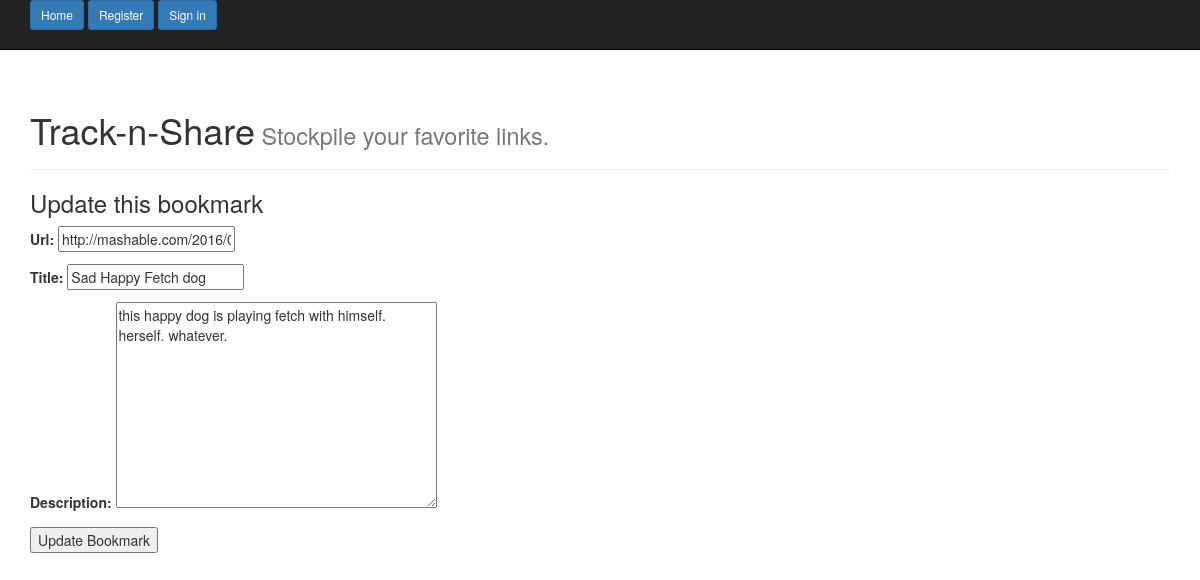
The page /update/9/ on the database as committed earlier.
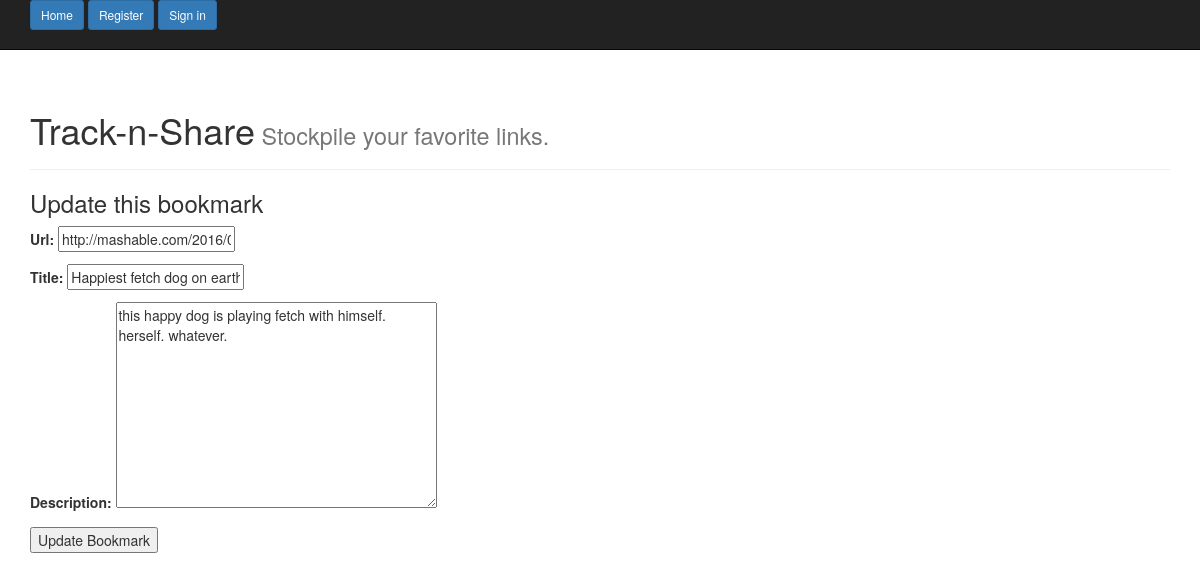
The same page on the database as committed later.
### shortener_app/models.py (models this page shows, shortened)
class Bookmark(models.Model):
    url = models.URLField()
    title = models.CharField(max_length=60)
    description = models.TextField(blank=True)  # makes this optional
    created = models.DateTimeField(auto_now_add=True)
    url_user = models.ForeignKey(User)
    short_code = models.CharField(max_length=25)
    private = models.BooleanField()
    count = models.IntegerField(default=0)
    class Meta:
        ordering = ['-created']

### shortener_app/views.py (the view)
# urls.py: url(r'^update/(?P<pk>\d+)/$', views.BookmarkUpdate.as_view(), name='update_view'),  # update bookmark
class BookmarkUpdate(UpdateView):
    model = Bookmark
    fields = ['url', 'title', 'description']
    template_name = 'bookmark_update.html'

### templates/bookmark_update.html (shortened to what this page needs)
{% extends 'base.html' %}
{% block content %}
    <h3>Update this bookmark</h3>
        <form action="" method="post">
            {{ form.as_p }}
            <input type="submit" value="Update Bookmark" />
        </form>
{% endblock %}

Rows that differ between the two databases and show on the page:
changed Bookmark "this happy dog is playing fetch with himself. herself. whatever.": title "Sad Happy Fetch dog" → "Happiest fetch dog on earth"
